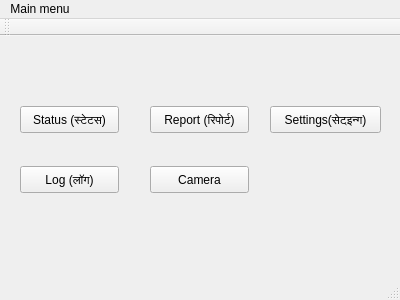
<?xml version="1.0" encoding="UTF-8"?>
<ui version="4.0">
 <class>MainWindow</class>
 <widget class="QMainWindow" name="MainWindow">
  <property name="geometry">
   <rect>
    <x>0</x>
    <y>0</y>
    <width>400</width>
    <height>300</height>
   </rect>
  </property>
  <property name="windowTitle">
   <string>MainWindow</string>
  </property>
  <widget class="QWidget" name="centralWidget">
   <widget class="QPushButton" name="Status">
    <property name="geometry">
     <rect>
      <x>20</x>
      <y>70</y>
      <width>99</width>
      <height>27</height>
     </rect>
    </property>
    <property name="text">
     <string>Status (स्टेटस)</string>
    </property>
   </widget>
   <widget class="QPushButton" name="Report">
    <property name="geometry">
     <rect>
      <x>150</x>
      <y>70</y>
      <width>99</width>
      <height>27</height>
     </rect>
    </property>
    <property name="text">
     <string>Report (रिपोर्ट)</string>
    </property>
   </widget>
   <widget class="QPushButton" name="Settings">
    <property name="geometry">
     <rect>
      <x>270</x>
      <y>70</y>
      <width>111</width>
      <height>27</height>
     </rect>
    </property>
    <property name="text">
     <string>Settings(सेट्इन्ग)</string>
    </property>
   </widget>
   <widget class="QPushButton" name="Log">
    <property name="geometry">
     <rect>
      <x>20</x>
      <y>130</y>
      <width>99</width>
      <height>27</height>
     </rect>
    </property>
    <property name="text">
     <string>Log (लॉग)</string>
    </property>
   </widget>
   <widget class="QPushButton" name="Camera">
    <property name="geometry">
     <rect>
      <x>150</x>
      <y>130</y>
      <width>99</width>
      <height>27</height>
     </rect>
    </property>
    <property name="text">
     <string>Camera</string>
    </property>
   </widget>
  </widget>
  <widget class="QMenuBar" name="menuBar">
   <property name="geometry">
    <rect>
     <x>0</x>
     <y>0</y>
     <width>400</width>
     <height>25</height>
    </rect>
   </property>
   <widget class="QMenu" name="menuMain_menu">
    <property name="title">
     <string>Main menu</string>
    </property>
   </widget>
   <addaction name="menuMain_menu"/>
  </widget>
  <widget class="QToolBar" name="mainToolBar">
   <attribute name="toolBarArea">
    <enum>TopToolBarArea</enum>
   </attribute>
   <attribute name="toolBarBreak">
    <bool>false</bool>
   </attribute>
  </widget>
  <widget class="QStatusBar" name="statusBar"/>
 </widget>
 <layoutdefault spacing="6" margin="11"/>
 <resources/>
 <connections/>
</ui>
